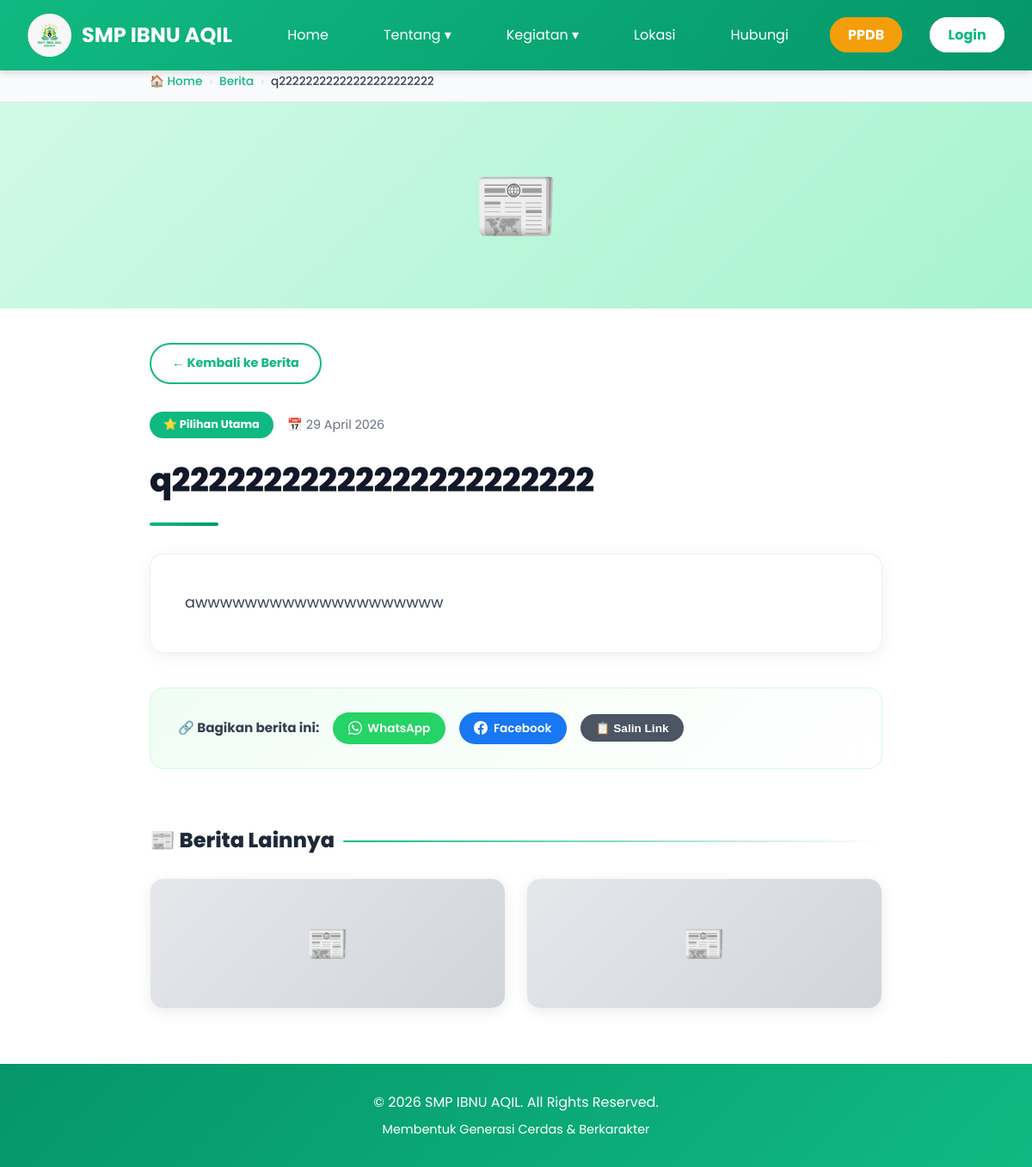
/detail-berita.php?id=11, run on the app's committed database.
### tables this page shows
CREATE TABLE `berita` (
  `id` int NOT NULL,
  `judul` varchar(200) NOT NULL,
  `foto` varchar(200) NOT NULL,
  `kategori` varchar(200) DEFAULT NULL,
  `tanggal` date NOT NULL,
  `deskripsi` text
);

### detail-berita.php (the view, shortened to what this page needs)
<?php
require_once 'koneksi.php';
$id = intval($_GET['id'] ?? 0);
$stmt = mysqli_prepare($KONEKSI, "SELECT * FROM berita WHERE id = ?");
mysqli_stmt_bind_param($stmt, "i", $id);
mysqli_stmt_execute($stmt);
$result = mysqli_stmt_get_result($stmt);
$berita = mysqli_fetch_assoc($result);
$stmt2 = mysqli_prepare($KONEKSI, "SELECT * FROM berita WHERE kategori = ? AND id != ? ORDER BY tanggal DESC LIMIT 3");
mysqli_stmt_bind_param($stmt2, "si", $berita['kategori'], $id);
mysqli_stmt_execute($stmt2);
$result2 = mysqli_stmt_get_result($stmt2);
$related = [];
while ($r = mysqli_fetch_assoc($result2)) {
    $related[] = $r;
}
if (count($related) < 3) {
    $needed = 3 - count($related);
    $existing_ids = array_merge([$id], array_column($related, 'id'));
    $id_list = implode(',', array_map('intval', $existing_ids));
    $stmt3 = mysqli_query($KONEKSI, "SELECT * FROM berita WHERE id NOT IN ($id_list) ORDER BY tanggal DESC LIMIT $needed");
    while ($r = mysqli_fetch_assoc($stmt3)) {
        $related[] = $r;
    }
}
function formatTanggal($tgl)
{
    $ts = strtotime($tgl);
    $bulan = [
        '',
        'Januari',
        'Februari',
        'Maret',
        'April',
        'Mei',
        'Juni',
        'Juli',
        'Agustus',
        'September',
        'Oktober',
        'November',
        'Desember'
    ];
    return date('d', $ts) . ' ' . $bulan[(int) date('m', $ts)] . ' ' . date('Y', $ts);
}
$badge_map = [
    'pengumuman' => ['bg' => '#3b82f6', 'text' => '#fff', 'label' => 'Pengumuman', 'icon' => '📢'],
    'prestasi' => ['bg' => '#f59e0b', 'text' => '#fff', 'label' => 'Prestasi', 'icon' => '🏆'],
    'pilihan utama' => ['bg' => '#10b981', 'text' => '#fff', 'label' => 'Pilihan Utama', 'icon' => '⭐'],
];
$kat = $berita['kategori'];
$badge = $badge_map[$kat] ?? ['bg' => '#6b7280', 'text' => '#fff', 'label' => ucfirst($kat), 'icon' => '📰'];
$tgl_fmt = formatTanggal($berita['tanggal']);
$page_url = (isset($_SERVER['HTTPS']) && $_SERVER['HTTPS'] === 'on' ? 'https' : 'http') . '://' . $_SERVER['HTTP_HOST'] . $_SERVER['REQUEST_URI'];
?>
<!DOCTYPE html>
<html lang="id">
<head>
    <link rel="stylesheet" href="style.css">
</head>
<body>
    <nav class="navbar">
        <div class="nav-container">
            <div class="logo">
                <img src="Screenshot_2026-02-22-13-16-05-58_1c337646f29875672b5a61192b9010f9.png"
                    alt="Logo SMP IBNU AQIL" class="logo-img">
                SMP IBNU AQIL
            </div>
            <ul class="nav-menu" id="navMenu">
                <li><a href="index.php">Home</a></li>
                <li class="dropdown">
                    <a href="#" class="dropbtn">Tentang ▾</a>
                </li>
                <li class="dropdown">
                    <a href="#" class="dropbtn">Kegiatan ▾</a>
                </li>
                <li><a href="lokasi.php">Lokasi</a></li>
                <li><a href="hubungi.php">Hubungi</a></li>
                <li><a href="ppdb.php" class="nav-ppdb-btn">PPDB</a></li>
                <li><a href="login.php" class="nav-login-btn">Login</a></li>
            </ul>
        </div>
    </nav>
    <div class="breadcrumb-bar">
        <div class="breadcrumb-inner">
            <a href="index.php">🏠 Home</a>
            <span class="sep">›</span>
            <a href="berita.php">Berita</a>
            <span class="sep">›</span>
            <span style="color:#374151;font-weight:500;">
                <?php echo htmlspecialchars(mb_strimwidth($berita['judul'], 0, 55, '...')); ?>
            </span>
        </div>
    </div>
    <?php if (!empty($berita['foto'])): ?>
        <div class="detail-hero">
        </div>
    <?php else: ?>
        <div class="detail-hero">
            <div class="no-hero">📰</div>
        </div>
    <?php endif; ?>
    <div class="article-wrapper">
        <a href="berita.php" class="back-btn">← Kembali ke Berita</a>
        <div class="meta-strip">
            <span class="meta-badge" style="background:<?php echo $badge['bg']; ?>;">
                <?php echo $badge['icon']; ?> <?php echo htmlspecialchars($badge['label']); ?>
            </span>
            <span class="meta-date">
                📅 <?php echo $tgl_fmt; ?>
            </span>
        </div>
        <h1 class="article-title"><?php echo htmlspecialchars($berita['judul']); ?></h1>
        <div class="article-divider"></div>
        <div class="article-body"><?php echo htmlspecialchars($berita['deskripsi']); ?></div>
        <div class="share-section">
            <span class="share-label">🔗 Bagikan berita ini:</span>
            <a class="share-btn share-wa"
                href="https://wa.me/?text=<?php echo urlencode($berita['judul'] . ' — ' . $page_url); ?>"
                target="_blank" rel="noopener">
                WhatsApp
            </a>
            <a class="share-btn share-fb"
                href="https://www.facebook.com/sharer/sharer.php?u=<?php echo urlencode($page_url); ?>" target="_blank"
                rel="noopener">
                Facebook
            </a>
            <button class="share-btn share-copy" id="copyBtn" onclick="salinLink()">
                📋 Salin Link
            </button>
        </div>
    </div>
    <?php if (!empty($related)): ?>
        <div class="related-section">
            <h2 class="related-title">📰 Berita Lainnya</h2>
            <div class="related-grid">
                <?php foreach ($related as $rel): ?>
                    <a href="detail-berita.php?id=<?php echo $rel['id']; ?>" class="related-card">
                    </a>
                <?php endforeach; ?>
            </div>
        </div>
    <?php endif; ?>
    <footer>
        <p>&copy; 2026 SMP IBNU AQIL. All Rights Reserved.</p>
        <p style="margin-top: 0.5rem; font-size: 0.9rem;">Membentuk Generasi Cerdas &amp; Berkarakter</p>
    </footer>
</body>
</html>

### style.css (style rules this page uses)
* { margin: 0; padding: 0; box-sizing: border-box; }
:root { --primary-green: #10b981; --dark-green: #059669; --light-green: #34d399; --white: #ffffff; --light-gray: #f0fdf4; --text-dark: #1f2937; --text-gray: #6b7280; }
body { font-family: 'Poppins', Tahoma, Geneva, sans-serif; line-height: 1.6; color: var(--text-dark); overflow-x: hidden; }
.navbar { background: linear-gradient(135deg, var(--primary-green) 0%, var(--dark-green) 100%); padding: 1rem 0; position: fixed; width: 100%; top: 0; z-index: 1000; box-shadow: 0 4px 6px rgba(0, 0, 0, 0.1); }
.nav-container { max-width: 1200px; margin: 0 auto; display: flex; justify-content: space-between; align-items: center; padding: 0 2rem; }
.logo { color: var(--white); font-size: 1.5rem; font-weight: bold; display: flex; align-items: center; gap: 0.75rem; text-align: left; line-height: 1.2; }
.logo-img { height: 50px; width: auto; object-fit: contain; }
.nav-menu { display: flex; list-style: none; gap: 2rem; }
.nav-menu a { color: var(--white); text-decoration: none; transition: all 0.3s; padding: 0.5rem 1rem; border-radius: 5px; cursor: pointer; }
.dropdown { position: relative; }
.nav-ppdb-btn { background: #f59e0b !important; color: var(--white) !important; padding: 0.45rem 1.2rem !important; border-radius: 50px !important; font-weight: bold !important; transition: all 0.3s !important; border: 2px solid #f59e0b; }
.nav-login-btn { background: var(--white) !important; color: var(--primary-green) !important; padding: 0.45rem 1.2rem !important; border-radius: 50px !important; font-weight: bold !important; transition: all 0.3s !important; border: 2px solid var(--white); }
footer { background: linear-gradient(135deg, var(--dark-green) 0%, var(--primary-green) 100%); color: var(--white); text-align: center; padding: 2rem; margin-top: 4rem; }

### data on the page
berita: judul "q22222222222222222222222", kategori "⭐", kategori "Pilihan Utama", tanggal "29 April 2026", deskripsi "awwwwwwwwwwwwwwwwwwww"
